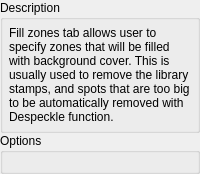
      <widget class="QWidget" name="pageFillZones">
       <layout class="QVBoxLayout" name="verticalLayout_53">
        <property name="spacing">
         <number>0</number>
        </property>
        <property name="leftMargin">
         <number>0</number>
        </property>
        <property name="topMargin">
         <number>0</number>
        </property>
        <property name="rightMargin">
         <number>0</number>
        </property>
        <property name="bottomMargin">
         <number>0</number>
        </property>
        <item>
         <widget class="QGroupBox" name="groupBox_40">
          <property name="title">
           <string>Description</string>
          </property>
          <layout class="QVBoxLayout" name="verticalLayout_30">
           <property name="spacing">
            <number>6</number>
           </property>
           <property name="leftMargin">
            <number>6</number>
           </property>
           <property name="topMargin">
            <number>6</number>
           </property>
           <property name="rightMargin">
            <number>6</number>
           </property>
           <property name="bottomMargin">
            <number>6</number>
           </property>
           <item>
            <widget class="QLabel" name="lblFillZonesDescr">
             <property name="text">
              <string>Fill zones tab allows user to specify zones that will be filled with background cover. This is usually used to remove the library stamps, and spots that are too big to be automatically removed with Despeckle function.</string>
             </property>
             <property name="alignment">
              <set>Qt::AlignLeading|Qt::AlignLeft|Qt::AlignTop</set>
             </property>
             <property name="wordWrap">
              <bool>true</bool>
             </property>
             <property name="textInteractionFlags">
              <set>Qt::LinksAccessibleByMouse|Qt::TextSelectableByKeyboard|Qt::TextSelectableByMouse</set>
             </property>
            </widget>
           </item>
          </layout>
         </widget>
        </item>
        <item>
         <widget class="QGroupBox" name="optFillZones">
          <property name="title">
           <string>Options</string>
          </property>
          <layout class="QFormLayout" name="formLayout_16"/>
         </widget>
        </item>
       </layout>
      </widget>
